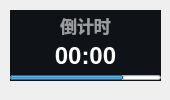
<?xml version="1.0" encoding="UTF-8"?>
<ui version="4.0">
 <class>Form</class>
 <widget class="QWidget" name="Form">
  <property name="geometry">
   <rect>
    <x>0</x>
    <y>0</y>
    <width>170</width>
    <height>100</height>
   </rect>
  </property>
  <property name="minimumSize">
   <size>
    <width>0</width>
    <height>0</height>
   </size>
  </property>
  <property name="maximumSize">
   <size>
    <width>16777215</width>
    <height>65536</height>
   </size>
  </property>
  <property name="windowTitle">
   <string>活动倒计时</string>
  </property>
  <widget class="ProgressBar" name="progressBar">
   <property name="geometry">
    <rect>
     <x>10</x>
     <y>75</y>
     <width>151</width>
     <height>5</height>
    </rect>
   </property>
   <property name="minimumSize">
    <size>
     <width>0</width>
     <height>5</height>
    </size>
   </property>
   <property name="maximumSize">
    <size>
     <width>16777215</width>
     <height>6</height>
    </size>
   </property>
   <property name="styleSheet">
    <string notr="true"/>
   </property>
   <property name="value">
    <number>75</number>
   </property>
   <property name="textVisible">
    <bool>false</bool>
   </property>
   <property name="orientation">
    <enum>Qt::Horizontal</enum>
   </property>
   <property name="textDirection">
    <enum>QProgressBar::BottomToTop</enum>
   </property>
   <property name="useAni">
    <bool>true</bool>
   </property>
   <property name="val">
    <double>75.000000000000000</double>
   </property>
  </widget>
  <widget class="QLabel" name="activity_countdown_title">
   <property name="geometry">
    <rect>
     <x>10</x>
     <y>10</y>
     <width>151</width>
     <height>31</height>
    </rect>
   </property>
   <property name="font">
    <font>
     <family>Microsoft YaHei UI</family>
     <pointsize>13</pointsize>
     <weight>75</weight>
     <bold>true</bold>
    </font>
   </property>
   <property name="styleSheet">
    <string notr="true">color: rgba(255, 255, 255, 150);
font-weight: bold;</string>
   </property>
   <property name="text">
    <string>倒计时</string>
   </property>
   <property name="textFormat">
    <enum>Qt::PlainText</enum>
   </property>
   <property name="alignment">
    <set>Qt::AlignCenter</set>
   </property>
  </widget>
  <widget class="QLabel" name="activity_countdown">
   <property name="geometry">
    <rect>
     <x>20</x>
     <y>30</y>
     <width>131</width>
     <height>51</height>
    </rect>
   </property>
   <property name="font">
    <font>
     <family>Microsoft YaHei UI</family>
     <pointsize>18</pointsize>
     <weight>75</weight>
     <bold>true</bold>
    </font>
   </property>
   <property name="styleSheet">
    <string notr="true">border: none;
color: rgba(255, 255, 255, 255);
font-weight: bold</string>
   </property>
   <property name="text">
    <string>00:00</string>
   </property>
   <property name="textFormat">
    <enum>Qt::PlainText</enum>
   </property>
   <property name="alignment">
    <set>Qt::AlignCenter</set>
   </property>
  </widget>
  <widget class="QLabel" name="backgnd">
   <property name="geometry">
    <rect>
     <x>10</x>
     <y>10</y>
     <width>151</width>
     <height>71</height>
    </rect>
   </property>
   <property name="styleSheet">
    <string notr="true">background-color: rgba(15, 18, 22, 255);
</string>
   </property>
   <property name="text">
    <string/>
   </property>
  </widget>
  <zorder>backgnd</zorder>
  <zorder>progressBar</zorder>
  <zorder>activity_countdown_title</zorder>
  <zorder>activity_countdown</zorder>
 </widget>
 <customwidgets>
  <customwidget>
   <class>ProgressBar</class>
   <extends>QProgressBar</extends>
   <header>qfluentwidgets</header>
  </customwidget>
 </customwidgets>
 <resources/>
 <connections/>
</ui>
